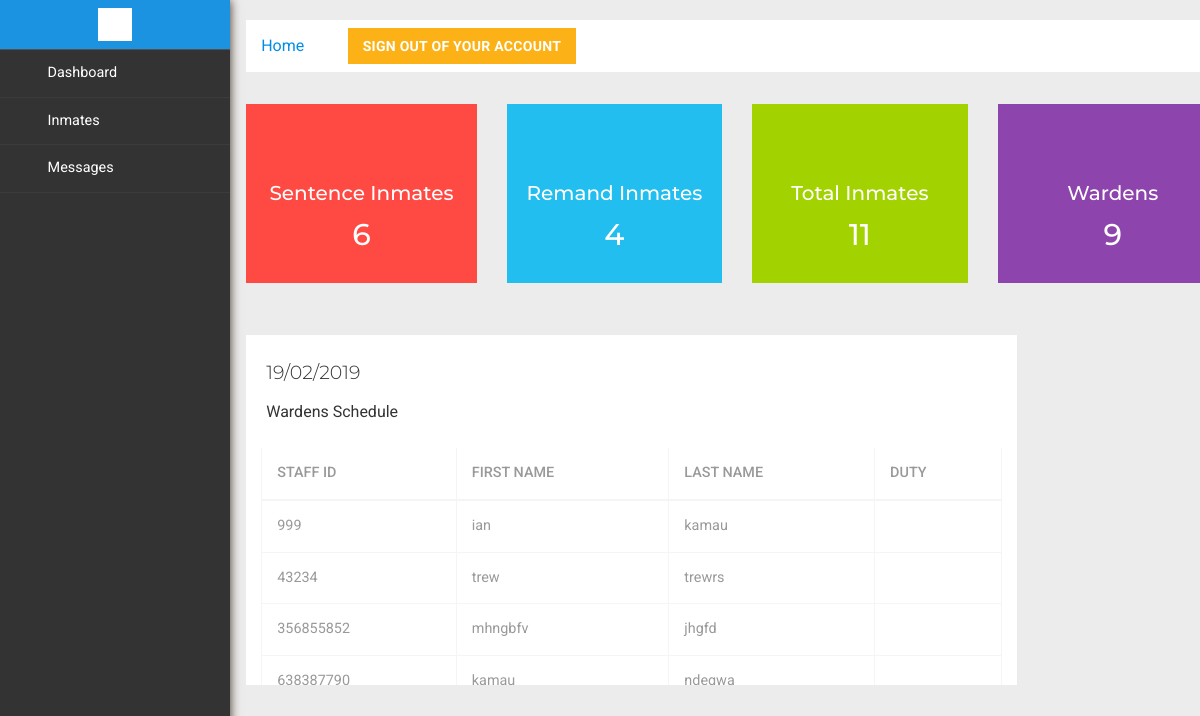
Screenshot of /admin/index.php (signed in) with the database file from the repository.
### tables this page shows
CREATE TABLE `accowners` (
  `id` int(11) NOT NULL,
  `username` varchar(255) NOT NULL,
  `password` varchar(255) NOT NULL,
  `fname` varchar(255) NOT NULL,
  `lname` varchar(255) NOT NULL,
  `idnumber` int(15) NOT NULL,
  `staffid` varchar(255) NOT NULL,
  `yob` varchar(255) NOT NULL,
  `gender` varchar(15) NOT NULL,
  `rank` varchar(255) NOT NULL,
  `duty` varchar(255) NOT NULL,
  `status` varchar(255) NOT NULL DEFAULT 'active'
);

### admin/index.php (the view, shortened to what this page needs)
<html>
<head>
<link href="css/bootstrap.min.css" rel='stylesheet' type='text/css' />
<link href="css/style.css" rel='stylesheet' type='text/css' />
<link rel="stylesheet" href="css/morris.css" type="text/css"/>
<link href="css/font-awesome.css" rel="stylesheet">
<link rel="stylesheet" href="css/icon-font.min.css" type='text/css' />
</head>
<body>
   <div class="page-container">
<div class="left-content">
	   <div class="mother-grid-inner">
		<ol class="breadcrumb">
                <li class="breadcrumb-item"><a href="index.php">Home</a> <i class="fa fa-angle-right"></i></li>
                <a href="logout.php" class="btn btn-danger">Sign Out of Your Account</a>
            </ol>
		<div class="four-grids">
					<div class="col-md-3 four-grid">
						<div class="four-agileits" >
							<div class="icon">
								<i class="glyphicon glyphicon-user" aria-hidden="true"></i>
							</div>
							<div class="four-text">
								<h3>Sentence Inmates</h3>
                                <h4> 6 </h4>
							</div>
						</div>
					</div>
					<div class="col-md-3 four-grid">
						<div class="four-agileinfo">
							<div class="icon">
								<i class="glyphicon glyphicon-user" aria-hidden="true"></i>
							</div>
							<div class="four-text">
								<h3>Remand Inmates</h3>
                                <h4>4</h4>
							</div>
						</div>
					</div>
					<div class="col-md-3 four-grid">
						<div class="four-w3ls">
							<div class="icon">
								<i class="glyphicon glyphicon-user" aria-hidden="true"></i>
							</div>
							<div class="four-text">
								<h3>Total Inmates</h3>
                                <h4><?php
					  	$conn = mysqli_connect('localhost','root','','writers') or die(mysql_error());
                  $s = "SELECT * FROM writers";
                  $result =$conn->query($s);
                  $count = $result->num_rows;
                  echo $count. " ";
                  ?></h4>
							</div>
						</div>
					</div>
					<div class="col-md-3 four-grid">
						<div class="four-wthree">
							<div class="icon">
								<i class="glyphicon glyphicon-tower" aria-hidden="true"></i>
							</div>
							<div class="four-text">
								<h3>Wardens</h3>
                                <h4><?php
					  	$conn = mysqli_connect('localhost','root','','writers') or die(mysql_error());
                  $s = "SELECT * FROM accowners";
                  $result =$conn->query($s);
                  $count = $result->num_rows;
                  echo $count. " ";
                  ?></h4>
							</div>
						</div>
					</div>
					<div class="clearfix"></div>
				</div>
                        <div class="col-sm-4 wthree-crd" style="width: 80%; margin-bottom: 5%; overflow-y: auto; height:350px; margin-top: 2%">
                            <div class="card">
                                <div class="card-body" style="margin-bottom: 10%">
                                    <div class="widget widget-report-table">
                                        <div class="row m-0 md-bg-grey-100 p-l-20 p-r-20">
                                            <div class="col-md-6 col-sm-6 col-xs-6 w3layouts-aug">
                                                <h3>19/02/2019</h3>
                                                <p>Wardens Schedule</p>
                                            </div>
                                        </div>
                                        <div class="widget-body p-15">
                                            <table class="table table-bordered">
                                                <thead>
                                                    <tr>
                                                        <th>Staff ID</th>
                                                        <th>First Name</th>
                                                        <th>Last Name</th>
                                                        <th>Duty</th>
                                                    </tr>
                                                </thead>
                                                <tbody>
                                                	<?php
					  								$conn = mysqli_connect('localhost','root','','writers') or die(mysql_error());
                 	 						$query = mysqli_query($conn,"SELECT * FROM accowners WHERE status= 'active' ") or die(mysqli_error($conn));
                  							while ($row=mysqli_fetch_assoc($query)) {
						                  	  $staffid = $row['staffid'];
						                      $fname = $row['fname'];
						                      $lname = $row['lname'];
						                      $duty = $row['duty'];
                                                    ?> <tr>
                                                        <td><?php echo "$staffid";?></td>
                                                        <td><?php echo "$fname";?></td>
                                                        <td><?php echo "$lname";?></td>
                                                        <td><?php echo "$duty";?></td>
                                                    </tr>
                                                    <?php }
					?>
                                                </tbody>
                                            </table>
                                        </div>
                                    </div>
                                </div>
                            </div>
                        </div>
</div>
</div>
				<div class="sidebar-menu">
					<header class="logo1">
						<a href="#" class="sidebar-icon"> <span class="fa fa-bars"></span> </a>
					</header>
                           <div class="menu">
									<ul id="menu" >
										<li><a href="index.php"><i class="fa fa-tachometer"></i> <span>Dashboard</span><div class="clearfix"></div></a></li>
									<li><a href="inmates.php"><i class="fa fa-table"></i>  <span>Inmates</span><div class="clearfix"></div></a></li>
									<li><a href="messages.php"><i class="fa fa-envelope"></i>  <span>Messages</span><div class="clearfix"></div></a></li>
								  </ul>
								</div>
							  </div>
							</div>
</body>
</html>

### rows the page displays
accowners: staffid "999", fname "ian", lname "kamau"
accowners: staffid "43234", fname "trew", lname "trewrs"
accowners: staffid "356855852", fname "mhngbfv", lname "jhgfd"
accowners: staffid "638387790", fname "kamau", lname "ndegwa"

### other values shown
$count "11"
$count "9"
